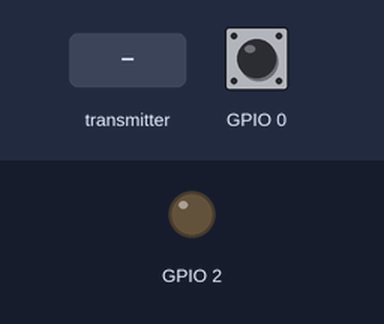
This sketch was run on a simulated ESP32. Shown: output pins drawn as LEDs (lit = HIGH). The inputs (shaded band) are chosen by the test bench; at power-on: GPIO 0 HIGH.

Above: at 1.2 s.
1.3 s: the transmitter starts sending but_status = 1024
At 1.8 s:
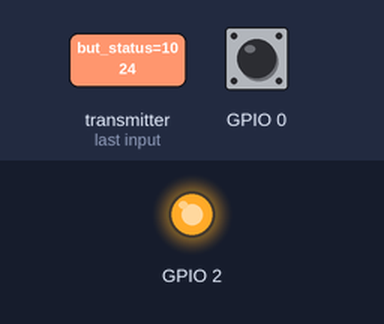
2.8 s: the transmitter starts sending but_status = 0
At 4.0 s:
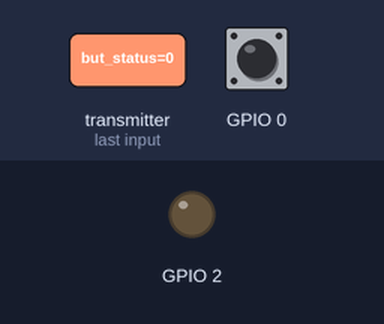
4.3 s: the transmitter starts sending but_status = 2048
At 5.3 s:
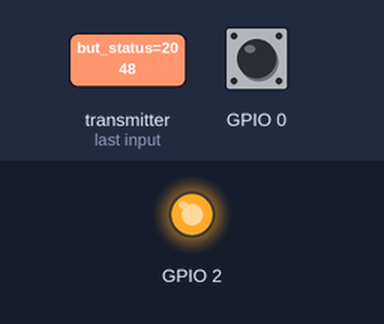
Timing chart, 0 to 7.3 s (numbered marks = the images above; inputs shaded):
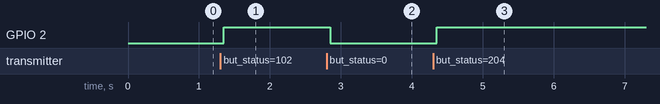

Measured:
- after the input at 1.3 s, GPIO 2: LOW → HIGH after 0.05 s
- after the input at 2.8 s, GPIO 2: HIGH → LOW after 0.05 s
- after the input at 4.3 s, GPIO 2: LOW → HIGH after 0.05 s

The sketch:

ESP_NOW_Test_Code.ino
```cpp
#include <esp_now.h>
#include <WiFi.h>


uint8_t broadcastAddress[] = { 0xFF, 0xFF, 0xFF, 0xFF, 0xFF, 0xFF };
bool message = 0;
int send = 1;
bool status=1;
int but_status;

esp_now_peer_info_t peerInfo;
esp_err_t result;

void setup() {
  Serial.begin(115200);
  WiFi.mode(WIFI_STA);
  esp_now_init();
  esp_now_register_recv_cb(OnDataRecv);
  memcpy(peerInfo.peer_addr, broadcastAddress, 6);
  peerInfo.channel = 0;
  peerInfo.encrypt = false;
  esp_now_add_peer(&peerInfo);
  pinMode(0, INPUT_PULLUP);
  pinMode(2, OUTPUT);
}

void loop() {
  if(message){
    message =0;
    digitalWrite(2,but_status);
  }

  status = !digitalRead(0);
  if(send!=status){
    send = status;
    esp_now_send(broadcastAddress,(uint8_t*)&send, sizeof(send));
  }

}


void OnDataRecv(const uint8_t *mac, const uint8_t *incomingData, int len) {
  memcpy(&but_status, incomingData, sizeof(but_status));
  message = 1;
}
```
